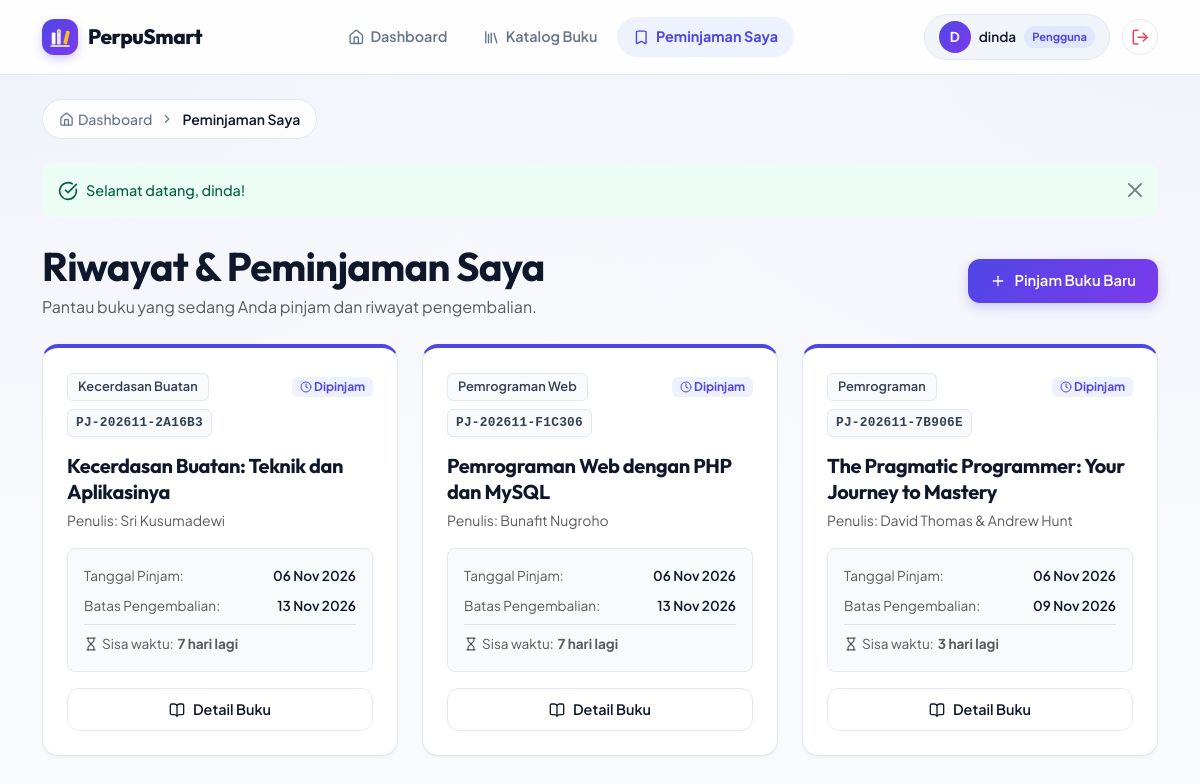
The page /index.php?page=user/peminjaman (signed in) on the database its author committed.
### tables this page shows
CREATE TABLE `peminjaman` (
  `id` int(10) UNSIGNED NOT NULL,
  `kode_pinjam` varchar(30) NOT NULL,
  `user_id` int(10) UNSIGNED NOT NULL,
  `buku_id` int(10) UNSIGNED NOT NULL,
  `tanggal_pinjam` date NOT NULL,
  `batas_kembali` date NOT NULL,
  `tanggal_kembali` date DEFAULT NULL,
  `status` enum('dipinjam','dikembalikan','terlambat') NOT NULL DEFAULT 'dipinjam',
  `denda` int(10) UNSIGNED NOT NULL DEFAULT 0,
  `catatan` text DEFAULT NULL,
  `created_at` timestamp NOT NULL DEFAULT current_timestamp(),
  `updated_at` timestamp NOT NULL DEFAULT current_timestamp() ON UPDATE current_timestamp()
);

CREATE TABLE `buku` (
  `id` int(10) UNSIGNED NOT NULL,
  `kode_buku` varchar(20) NOT NULL,
  `judul` varchar(255) NOT NULL,
  `penulis` varchar(150) NOT NULL,
  `penerbit` varchar(150) NOT NULL,
  `tahun_terbit` year(4) NOT NULL,
  `kategori` varchar(100) NOT NULL,
  `stok` int(10) UNSIGNED NOT NULL DEFAULT 0,
  `deskripsi` text DEFAULT NULL,
  `cover_url` varchar(500) DEFAULT NULL,
  `created_at` timestamp NOT NULL DEFAULT current_timestamp(),
  `updated_at` timestamp NOT NULL DEFAULT current_timestamp() ON UPDATE current_timestamp()
);

### controllers/PeminjamanController.php (called while the page is built, shortened)
<?php
class PeminjamanController {
    private Peminjaman $peminjamanModel;
    public function __construct() {
        $this->peminjamanModel = new Peminjaman();
    }
    public function riwayatUser(): void {
        $userId = (int)$_SESSION['user_id'];
        $peminjamanList = $this->peminjamanModel->getByUserId($userId);
        require_once BASE_PATH . '/views/user/peminjaman/index.php';
    }
}

### config/config.php (called while the page is built, shortened)
<?php
function flash(string $key): string {
    if (isset($_SESSION[$key])) {
        $msg = $_SESSION[$key];
        return $msg;
    }
    return '';
}
function hasFlash(string $key): bool {
    return isset($_SESSION[$key]);
}
function e(string $str): string {
    return htmlspecialchars($str, ENT_QUOTES | ENT_SUBSTITUTE, 'UTF-8');
}

### config/database.php (called while the page is built, shortened)
<?php
class Database {
    private static ?PDO $instance = null;
    public static function getInstance(): PDO {
        if (self::$instance === null) {
            $dsn = sprintf(
                'mysql:host=%s;port=%s;dbname=%s;charset=utf8mb4',
                DB_HOST, DB_PORT, DB_NAME
            );
            $options = [
                PDO::ATTR_ERRMODE            => PDO::ERRMODE_EXCEPTION,
                PDO::ATTR_DEFAULT_FETCH_MODE => PDO::FETCH_ASSOC,
                PDO::ATTR_EMULATE_PREPARES   => false,
                PDO::MYSQL_ATTR_INIT_COMMAND => "SET NAMES utf8mb4 COLLATE utf8mb4_unicode_ci",
            ];
            try {
                self::$instance = new PDO($dsn, DB_USER, DB_PASS, $options);
            } catch (PDOException $e) {
                http_response_code(500);
                die('<div style="font-family:sans-serif;padding:2rem;color:#c0392b;">
                    <h2>⚠ Koneksi Database Gagal</h2>
                    <p>' . htmlspecialchars($e->getMessage()) . '</p>
                    <p>Pastikan MySQL sudah berjalan dan konfigurasi di <code>config/config.php</code> sudah benar.</p>
                </div>');
            }
        }
        return self::$instance;
    }
}

### models/Peminjaman.php (called while the page is built, shortened)
<?php
class Peminjaman {
    private PDO $db;
    public function __construct() {
        $this->db = Database::getInstance();
    }
    public function refreshStatusTerlambat(): void {
        $stmt = $this->db->prepare("
            UPDATE peminjaman
            SET status = 'terlambat'
            WHERE status = 'dipinjam' AND batas_kembali < CURDATE()
        ");
        $stmt->execute();
    }
    public function getByUserId(int $userId): array {
        $this->refreshStatusTerlambat();
        $stmt = $this->db->prepare("
            SELECT p.*,
                   b.judul AS buku_judul, b.kode_buku, b.penulis AS buku_penulis, b.cover_url, b.kategori AS buku_kategori,
                   DATEDIFF(CURDATE(), p.batas_kembali) AS hari_lewat
            FROM peminjaman p
            JOIN buku b ON p.buku_id = b.id
            WHERE p.user_id = :uid
            ORDER BY p.id DESC
        ");
        $stmt->execute([':uid' => $userId]);
        return $stmt->fetchAll();
    }
}

### views/user/peminjaman/index.php (the view, shortened to what this page needs)
<?php require_once BASE_PATH . '/views/layouts/header.php'; ?>
<?php require_once BASE_PATH . '/views/layouts/navbar_user.php'; ?>
<div class="ps-user-layout">
    <div class="container-xl py-4">
        <nav class="ps-breadcrumb mb-4">
            <a href="<?= BASE_URL ?>/index.php?page=user/dashboard">
                <i data-lucide="home" style="width:15px;height:15px"></i> Dashboard
            </a>
            <i data-lucide="chevron-right" style="width:14px;height:14px"></i>
            <span>Peminjaman Saya</span>
        </nav>
        <?php if (hasFlash('flash_success')): ?>
            <div class="alert alert-success alert-dismissible fade show d-flex align-items-center gap-2 mb-4" role="alert">
                <i data-lucide="check-circle" style="width:20px;height:20px;flex-shrink:0;"></i>
                <div><?= e(flash('flash_success')) ?></div>
                <button type="button" class="btn-close ms-auto" data-bs-dismiss="alert" aria-label="Close"></button>
            </div>
        <?php endif; ?>
        <div class="d-flex flex-column flex-md-row justify-content-between align-items-md-center gap-3 mb-4">
            <div>
                <h1 class="ps-dashboard-title mb-1">Riwayat & Peminjaman Saya</h1>
                <p class="text-muted mb-0">Pantau buku yang sedang Anda pinjam dan riwayat pengembalian.</p>
            </div>
            <a href="<?= BASE_URL ?>/index.php?page=user/buku" class="ps-btn-primary d-inline-flex align-items-center gap-2">
                <i data-lucide="plus"></i> Pinjam Buku Baru
            </a>
        </div>
        <?php if (empty($peminjamanList)): ?>
            <div class="ps-card text-center py-5">
                <div class="mb-3" style="color: var(--ps-primary);">
                    <i data-lucide="bookmark" style="width: 54px; height: 54px;"></i>
                </div>
                <h4 class="fw-bold mb-2">Belum Ada Peminjaman</h4>
                <p class="text-muted mb-4">Anda belum pernah meminjam buku dari perpustakaan.</p>
                <a href="<?= BASE_URL ?>/index.php?page=user/buku" class="ps-btn-primary d-inline-flex align-items-center gap-2">
                    <i data-lucide="book-open"></i> Buka Katalog Buku Sekarang
                </a>
            </div>
        <?php else: ?>
            <div class="row g-4">
                <?php foreach ($peminjamanList as $item): ?>
                    <?php
                        $isTerlambat = ($item['status'] === 'terlambat') || ($item['status'] === 'dipinjam' && strtotime($item['batas_kembali']) < strtotime(date('Y-m-d')));
                        $isKembali   = ($item['status'] === 'dikembalikan');
                    ?>
                    <div class="col-12 col-md-6 col-lg-4">
                        <div class="ps-card h-100 d-flex flex-column p-4" style="border-top: 4px solid <?= $isKembali ? 'var(--ps-success)' : ($isTerlambat ? 'var(--ps-danger)' : 'var(--ps-primary)') ?>;">
                            <div class="d-flex justify-content-between align-items-start mb-3">
                                <div>
                                    <span class="ps-kategori-badge">
                                        <?= e($item['buku_kategori']) ?>
                                    </span>
                                    <div class="text-muted small mt-2">
                                        <code class="ps-code-badge"><?= e($item['kode_pinjam']) ?></code>
                                    </div>
                                </div>
                                <div>
                                    <?php if ($isKembali): ?>
                                        <span class="badge ps-badge-success d-flex align-items-center gap-1">
                                            <i data-lucide="check" style="width:12px;height:12px"></i> Selesai
                                        </span>
                                    <?php elseif ($isTerlambat): ?>
                                        <span class="badge ps-badge-danger d-flex align-items-center gap-1">
                                            <i data-lucide="alert-circle" style="width:12px;height:12px"></i> Terlambat
                                        </span>
                                    <?php else: ?>
                                        <span class="badge" style="background: var(--ps-primary-light); color: var(--ps-primary); font-weight:700;" class="d-flex align-items-center gap-1">
                                            <i data-lucide="clock" style="width:12px;height:12px;display:inline-block;vertical-align:-2px;"></i> Dipinjam
                                        </span>
                                    <?php endif; ?>
                                </div>
                            </div>
                            <h5 class="fw-bold mb-1" style="line-height: 1.3;">
                                <a href="<?= BASE_URL ?>/index.php?page=user/buku/show&id=<?= $item['buku_id'] ?>" class="text-decoration-none text-reset">
                                    <?= e($item['buku_judul']) ?>
                                </a>
                            </h5>
                            <p class="text-muted small mb-3">Penulis: <?= e($item['buku_penulis']) ?></p>
                            <div class="p-3 mb-3 rounded-3" style="background: var(--ps-bg); border: 1px solid var(--ps-border); font-size: 0.85rem;">
                                <div class="d-flex justify-content-between mb-2">
                                    <span class="text-muted">Tanggal Pinjam:</span>
                                    <span class="fw-semibold"><?= date('d M Y', strtotime($item['tanggal_pinjam'])) ?></span>
                                </div>
                                <div class="d-flex justify-content-between mb-2">
                                    <span class="text-muted">Batas Pengembalian:</span>
                                    <span class="fw-semibold <?= $isTerlambat && !$isKembali ? 'text-danger' : '' ?>">
                                        <?= date('d M Y', strtotime($item['batas_kembali'])) ?>
                                    </span>
                                </div>
                                <?php if ($isKembali): ?>
                                    <div class="d-flex justify-content-between text-success pt-2 border-top">
                                        <span>Tanggal Kembali:</span>
                                        <span class="fw-bold"><?= date('d M Y', strtotime($item['tanggal_kembali'])) ?></span>
                                    </div>
                                    <?php if ($item['denda'] > 0): ?>
                                        <div class="d-flex justify-content-between text-danger pt-1">
                                            <span>Denda Dibayar:</span>
                                            <span class="fw-bold">Rp <?= number_format($item['denda'], 0, ',', '.') ?></span>
                                        </div>
                                    <?php endif; ?>
                                <?php else: ?>
                                    <?php
                                        $hariSisa = (int)ceil((strtotime($item['batas_kembali']) - strtotime(date('Y-m-d'))) / 86400);
                                    ?>
                                    <div class="pt-2 border-top">
                                        <?php if ($hariSisa < 0): ?>
                                            <div class="text-danger fw-bold d-flex align-items-center gap-1">
                                                <i data-lucide="alert-octagon" style="width:14px;height:14px"></i>
                                                Lewat <?= abs($hariSisa) ?> hari (Estimasi Denda: Rp <?= number_format(abs($hariSisa) * 1000, 0, ',', '.') ?>)
                                            </div>
                                        <?php else: ?>
                                            <div class="text-muted d-flex align-items-center gap-1">
                                                <i data-lucide="hourglass" style="width:14px;height:14px"></i>
                                                Sisa waktu: <strong><?= $hariSisa ?> hari lagi</strong>
                                            </div>
                                        <?php endif; ?>
                                    </div>
                                <?php endif; ?>
                            </div>
                            <div class="mt-auto">
                                <a href="<?= BASE_URL ?>/index.php?page=user/buku/detail&id=<?= $item['buku_id'] ?>" class="ps-btn-ghost w-100 d-flex align-items-center justify-content-center gap-2">
                                    <i data-lucide="book-open"></i> Detail Buku
                                </a>
                            </div>
                        </div>
                    </div>
                <?php endforeach; ?>
            </div>
        <?php endif; ?>
    </div>
</div>
<?php require_once BASE_PATH . '/views/layouts/footer.php'; ?>

### rows shown on the page
peminjaman: buku.kategori "Kecerdasan Buatan", kode_pinjam "PJ-202611-2A16B3", status "dipinjam" (drawn), buku.judul "Kecerdasan Buatan: Teknik dan Aplikasinya", buku.penulis "Sri Kusumadewi", tanggal_pinjam "06 Nov 2026", batas_kembali "13 Nov 2026", batas_kembali "7"
peminjaman: buku.kategori "Pemrograman Web", kode_pinjam "PJ-202611-F1C306", status "dipinjam" (drawn), buku.judul "Pemrograman Web dengan PHP dan MySQL", buku.penulis "Bunafit Nugroho", tanggal_pinjam "06 Nov 2026", batas_kembali "13 Nov 2026", batas_kembali "7"
peminjaman: buku.kategori "Pemrograman", kode_pinjam "PJ-202611-7B906E", status "dipinjam" (drawn), buku.judul "The Pragmatic Programmer: Your Journey to Mastery", buku.penulis "David Thomas & Andrew Hunt", tanggal_pinjam "06 Nov 2026", batas_kembali "09 Nov 2026", batas_kembali "3"

### other values the page prints
substr($user['nama'], 0, 1) "D"
$user['nama'] "dinda"
flash('flash_success') "Selamat datang, dinda!"
